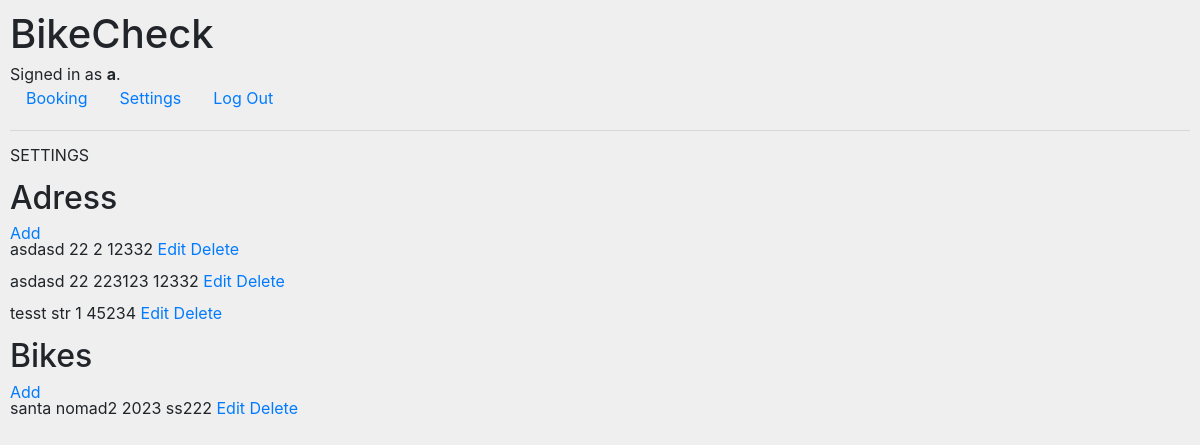
Page /account/ (signed in) on the earlier database version.
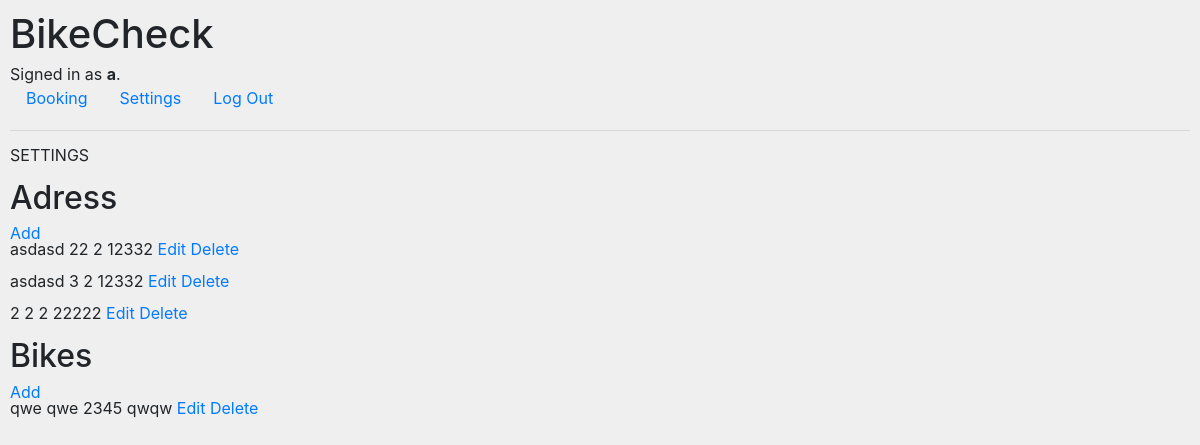
Same page on the later database version.
### booking/models.py (models this page shows, shortened)
class Address(models.Model):
    city = models.CharField(max_length=80)
    street = models.CharField(max_length=100)
    street_number = models.CharField(max_length=10)
    postcode = models.CharField(max_length=5)
    store = models.ForeignKey(Store, on_delete=models.CASCADE, related_name="adress_store", null=True)
    user = models.ForeignKey(User, on_delete=models.CASCADE, related_name="adress_user" ,null=True)

class Bike(models.Model):
    brand = models.CharField(max_length=30)
    model = models.CharField(max_length=30)
    year = models.CharField(max_length=4)
    sn = models.CharField(max_length=30)
    owner = models.ForeignKey(User, on_delete=models.CASCADE, related_name="bike_user", primary_key=True)

### booking/views.py (the view)
@login_required
def account(request):
    context = {}
    adresses = Address.objects.filter(user = request.user.id)
    context['addresses'] = adresses
    bikes = Bike.objects.filter(owner = request.user.id)
    context['bikes'] = bikes
    return render(request, 'booking/account.html', context)

### booking/templates/booking/account.html
{% extends "booking/layout.html" %}
{% block body %}
<p>SETTINGS</p>
    <div>
    <h2>Adress</h2>
    <a href="add_address">Add</a>
    </div>
    {% for address in addresses %}
    <div class="address"><p>
        {{ address.city }}
        {{ address.street }}
        {{ address.street_number }}
        {{ address.postcode }}
        <a href="edit_address/{{ address.id }}">Edit</a>
        <a href="addressdelete/{{ address.id }}">Delete</a>
    </p></div>
    {% endfor %}
    <div>
    <h2>Bikes</h2>
    <a href="add_bike">Add</a>
    </div>
    {% for bike in bikes %}
      {{ bike.brand }}
      {{ bike.model }}
      {{ bike.year }}
      {{ bike.sn }}
        <a href="edit_bike/{{ bike.pk }}">Edit</a>
        <a href="bikedelete/{{ bike.pk }}">Delete</a>
    {% endfor %}
{% endblock %}

### booking/templates/booking/layout.html (shortened to what this page needs)
{% load static %}
<!DOCTYPE html>
<html lang="en">
    <head>
        <link rel="stylesheet" href="https://stackpath.bootstrapcdn.com/bootstrap/4.4.1/css/bootstrap.min.css">
        <link href="{% static 'booking/styles.css' %}" rel="stylesheet">
    </head>
    <body>
        <h1>BikeCheck</h1>
        <div>
            {% if user.is_authenticated %}
                Signed in as <strong>{{ user.username }}</strong>.
            {% else %}
                Not signed in.
            {% endif %}
        </div>
        <ul class="nav">
            <li class="nav-item">
                <a class="nav-link" href="{% url 'index' %}">Booking</a>
            </li>
            {% if user.is_authenticated %}
            <li class="nav-item">
                <a class="nav-link" href="{% url 'account' %}">Settings</a>
            </li>
                <li class="nav-item">
                    <a class="nav-link" href="{% url 'logout' %}">Log Out</a>
                </li>
            {% endif %}
        </ul>
        <hr>
        {% block body %}
        {% endblock %}
    </body>
</html>

### booking/static/booking/styles.css (style rules this page uses)
body { padding: 10px; min-height: 100hv; background: #efefef; line-height: 1; }
* { box-sizing: border-box; padding: 0px; margin: 0px; }

Differences in the rows shown:
removed Address: city "asdasd", street "22", street_number "223123", postcode "12332"
removed Address: city "tesst", street "str", street_number "1", postcode "45234"
added Address: city "asdasd", street "3", street_number "2", postcode "12332"
added Address: city "2", street "2", street_number "2", postcode "22222"
changed Bike: brand "santa" → "qwe"; model "nomad2" → "qwe"; year "2023" → "2345"; sn "ss222" → "qwqw"
